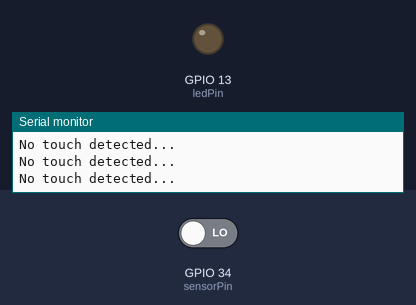
Bench run of a program on a simulated ESP32. On the bench: output pins drawn as LEDs (lit = HIGH), the last lines printed to the serial monitor. The inputs (shaded band) are chosen by the test bench; at power-on: GPIO 34 (sensorPin) LOW.

Above: at 1.2 s.
1.3 s: GPIO 34 (sensorPin) driven HIGH
At 1.8 s:
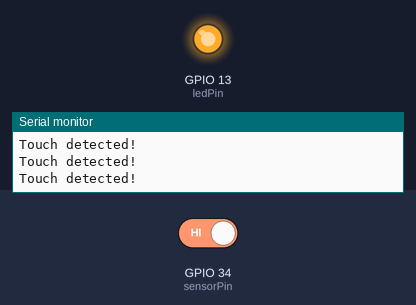
2.8 s: GPIO 34 (sensorPin) driven LOW
At 3.1 s:
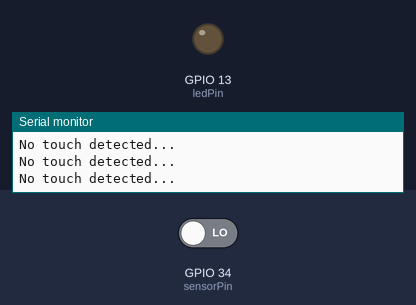
Timing chart, 0 to 5.8 s (numbered marks = the images above; inputs shaded):
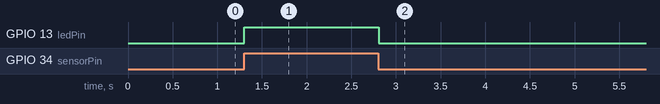

The program:

main.cpp
```cpp
/* #include <Arduino.h>

// put function declarations here:
int myFunction(int, int);

void setup() {
  // put your setup code here, to run once:
  int result = myFunction(2, 3);
}

void loop() {
  // put your main code here, to run repeatedly:
}

// put function definitions here:
int myFunction(int x, int y) {
  return x + y;
}
  */
```

potentiometer.cpp
```cpp
/* //dsl79
#include <Arduino.h>

//Put your potentiometer pin assignment here
// dsl79: using GPIO 34 as a connection
const int sensorPin = 34;

void setup() {
  // dsl79: Start serial communication at 115200 baud.
  Serial.begin(115200);
}

void loop() {
  //This line should print out the values from the sensor by Serial.println(??);
  //dsl79: using GPIO34 we connect to the potentiometer for the integer that the println is going to read out
  const int sensorPin = 34;
  //dsl79: the analogRead prints what the sensorPin is sending out
  Serial.println(analogRead(sensorPin));
  delay(50);
}
  */
```

touch.cpp
```cpp
//dsl79: extrapolated most of the logic for the code from the video
#include <Arduino.h>

// dsl79: Connect the touch sensor's digital output to GPIO 34.
const int sensorPin = 34;

// dsl79: Use GPIO 13 for the onboard LED.
const int ledPin = 13;

void setup() {
    // dsl79: Start serial communication at 115200 baud.
    Serial.begin(115200);

    // dsl79: Configure GPIO 34 to read the touch sensor's output.
    pinMode(sensorPin, INPUT);

    // dsl79: Configure the onboard LED pin as an output.
    pinMode(ledPin, OUTPUT);
}

void loop() {
    // dsl79: Read whether the sensor's digital output is HIGH or LOW.
    int sensorValue = digitalRead(sensorPin);

    // dsl79: A HIGH signal indicates touch for an active-HIGH sensor.
    if (sensorValue == HIGH) {
        // dsl79: Display a message when touch is detected.
        Serial.println("Touch detected!");

        // dsl79: Turn on the onboard LED.
        digitalWrite(ledPin, HIGH);
    }
    else {
        // dsl79: Display a message when no touch is detected.
        Serial.println("No touch detected...");

        // dsl79: Turn off the onboard LED.
        digitalWrite(ledPin, LOW);
    }

    delay(50);
}
```

voltage.cpp
```cpp
//dsl79 changed the int voltage to float to preserve the decimals that the voltage function is going to calculate
/* #include <Arduino.h>

// function prototype
// dsl79: the voltage is declared before conversion function is called.
float voltage(float analogvalue);

// Put your potentiometer pin assignment here
// dsl79: Use GPIO 34 as a connection
const int sensorPin = 34;

void setup() {
    // dsl79: Start serial communication at 115200 baud.
    Serial.begin(115200);
}

void loop() {
    // This is the line for printing in the serial
    // dsl79: reading the GPIO 34 we call the voltage function to convert the reading to estimated volts and then print out the value in the serial monitor
    Serial.println(voltage(analogRead(sensorPin)));
    delay(50);
}

// function to calculate output voltage
// dsl79: using the formula given to us to calculate the voltage read (rewritten to utilize a float)
float voltage(float analogvalue){
    return analogvalue * 3.3f / 4095.0f;
}
*/
```

Measured:
- after the input at 1.3 s, GPIO 13 (ledPin): LOW → HIGH at once
- after the input at 2.8 s, GPIO 13 (ledPin): HIGH → LOW at once
